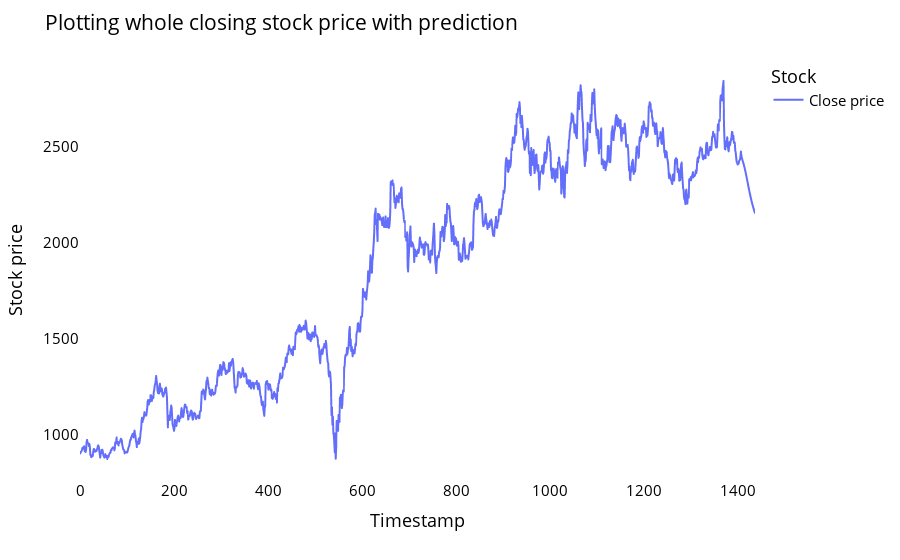

Notebook code cell kept with this figure:
### Code cell
lstmdf=closedf.tolist()
lstmdf.extend((np.array(lst_output).reshape(-1,1)).tolist())
lstmdf=scaler.inverse_transform(lstmdf).reshape(1,-1).tolist()[0]

names = cycle(['Close price'])

fig = px.line(lstmdf,labels={'value': 'Stock price','index': 'Timestamp'})
fig.update_layout(title_text='Plotting whole closing stock price with prediction',
                  plot_bgcolor='white', font_size=15, font_color='black',legend_title_text='Stock')

fig.for_each_trace(lambda t:  t.update(name = next(names)))

fig.update_xaxes(showgrid=False)
fig.update_yaxes(showgrid=False)
fig.show()

### Figure 1 — Plotly figure (JSON) as saved in the notebook; plotly's stock layout.template omitted (floating-point values rounded to 4 significant figures; data arrays with more than 128 entries replaced by an {"elided": "..."} marker saying what was removed)
{"data": [{"hovertemplate": "variable=0<br>Timestamp=%{x}<br>Stock price=%{y}<extra></extra>", "legendgroup": "0", "line": {"color": "#636efa", "dash": "solid"}, "marker": {"symbol": "circle"}, "mode": "lines", "name": "Close price", "showlegend": true, "type": "scattergl", "x": {"elided": "1437 int values"}, "xaxis": "x", "y": {"elided": "1437 float values"}, "yaxis": "y"}], "layout": {"font": {"color": "black", "size": 15}, "legend": {"title": {"text": "Stock"}, "tracegroupgap": 0}, "margin": {"t": 60}, "plot_bgcolor": "white", "title": {"text": "Plotting whole closing stock price with prediction"}, "xaxis": {"anchor": "y", "domain": [0, 1], "showgrid": false, "title": {"text": "Timestamp"}}, "yaxis": {"anchor": "x", "domain": [0, 1], "showgrid": false, "title": {"text": "Stock price"}}}}
